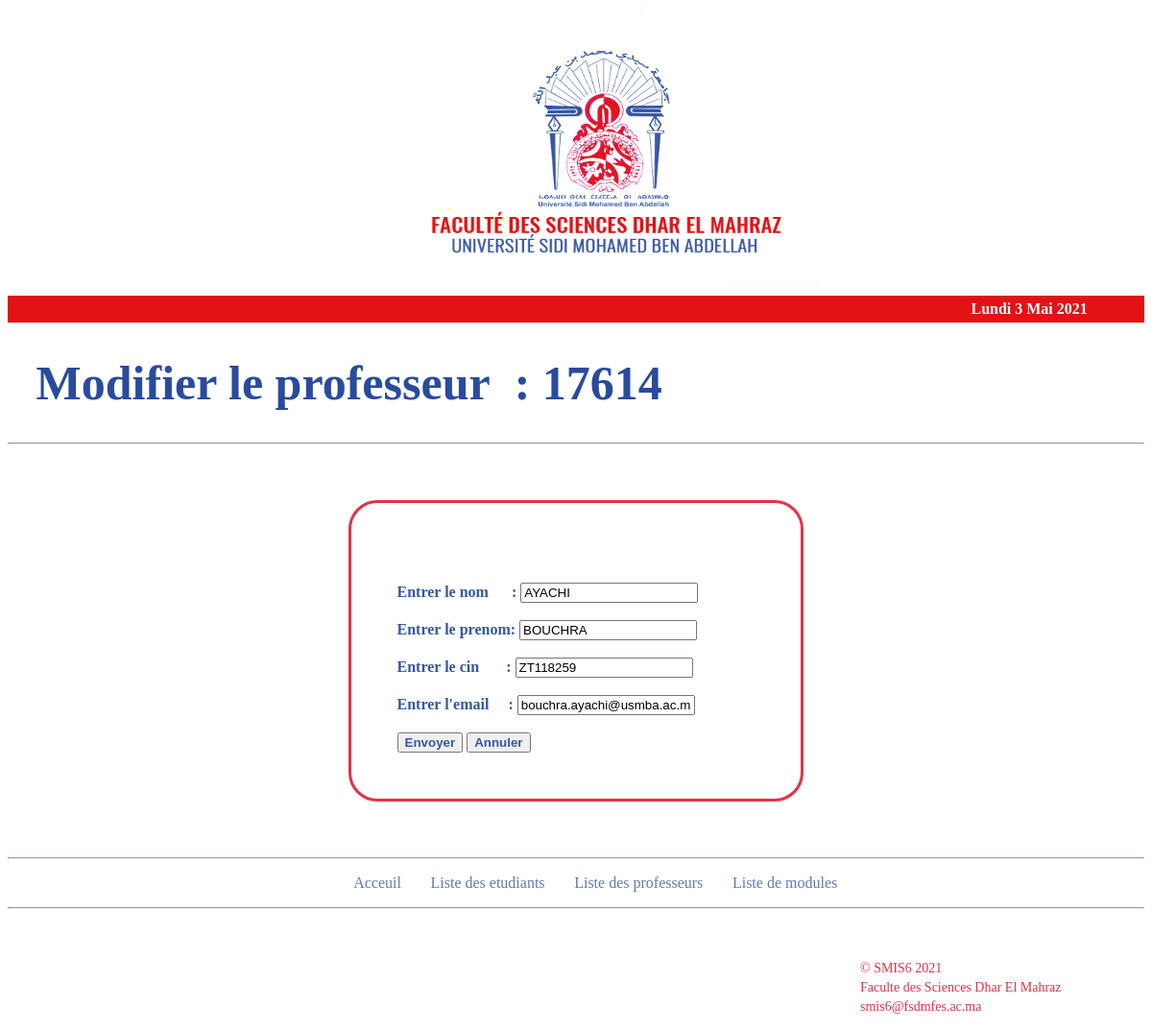
The app's page /website/html/modify_professor.php?codeP=17614 with its own data.
### tables this page shows
CREATE TABLE `professeurs` (
  `code_prof` int(6) NOT NULL,
  `nom` varchar(100) NOT NULL,
  `prenom` varchar(100) NOT NULL,
  `cin` varchar(10) NOT NULL,
  `email` varchar(100) NOT NULL
);

### website/html/templates/data.php (called while the page is built, shortened)
<?php
require('config.php');
$sql = 'SELECT * FROM professeurs;';
$result = mysqli_query($conn,$sql);
$professeurs = [];
while($professeur = mysqli_fetch_assoc($result)){
	$professeurs[] = $professeur;
}
function getProfByCode($code){
	global $professeurs;
	foreach ($professeurs as $professeur) {
			if ($code == $professeur['code_prof']) {
				return $professeur;
			}
		}
}
?>

### website/html/modify_professor.php (the view, shortened to what this page needs)
<?php
require('templates/data.php');
if (isset($_GET['codeP'])) {
	$codeP = $_GET['codeP'];
    $professor=getProfByCode($codeP);
}
?>
<!DOCTYPE html>
<html lang="en">
<head>
    <link rel="stylesheet" type="text/css" href="../css/style.css">
</head>
<body>
<header id="mainHeader">
<?php
include("templates/header.php");
?>
	<div id="main">
		<h1>Modifier le professeur&nbsp&nbsp: <?=$professor['code_prof']?></h1>
	</div>
	<hr>
</header>
<section>
	<div class="form">
	<form class="myForm" action="update_professor.php" id="form" method="POST">
			<input type="hidden" id="code_prof" name="code_prof" value ="<?=$professor['code_prof']?>" ><br>
            <br>
			<label>Entrer le nom &nbsp &nbsp &nbsp:</label>
			<input type="text" id="nom"name="nom"  value = "<?=$professor['nom']?>" required><br>
			<br>
			<label>Entrer le prenom:</label>
			<input type="text" id="prenom" name="prenom" value = "<?=$professor['prenom']?>" required><br>
			<br>
			<label>Entrer le cin  &nbsp &nbsp &nbsp :</label>
			<input type="text" id="cin" name="cin" placeholder="Entrer le cin ici" value = "<?=$professor['cin']?>" required> <br>
            <br>
			<label>Entrer l'email  &nbsp &nbsp :</label>
			<input type="text" id="email" name="email"  value = "<?=$professor['email']?>" required> <br><br>
			<input type="submit" id="submit" name="envoyer" value="Envoyer">
			<input type="reset" name="annuler" value="Annuler">
		</form>
	</div>
	<hr>
</section>
<?php
require('templates/nav.php');
 ?>
<hr>
<?php
require('templates/footer.php');
 ?>
</body>
</html>

### website/css/style.css (style rules this page uses)
body { background-color: #ffffff; }
h1 { color: #294B9E; text-shadow: currentColor; font-size: 50px; padding-left: 2.5%; }
label,input[type="submit"],input[type="reset"] { color: #3657A4; font-weight: bold; }
.form { padding-top: 50px; padding-bottom: 50px; padding-left:30%; padding-right:30%; }
.myForm { border: solid; border-radius: 30px; border-color: #E33147; padding:10%; }

### records on screen
professeurs: code_prof "17614", nom "AYACHI", prenom "BOUCHRA", cin "ZT118259", email "bouchra.ayachi@usmba.ac.ma"

### other values on screen
$ln["jour"][$jour_de_la_semaine] "Lundi"
$jour_du_mois "3"
$ln["mois"][$mois] "Mai"
$annee "2021"
